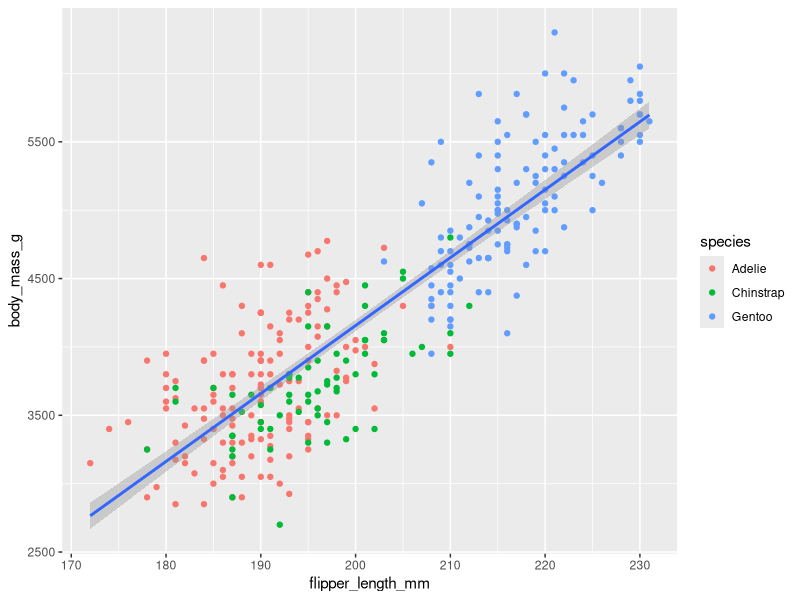
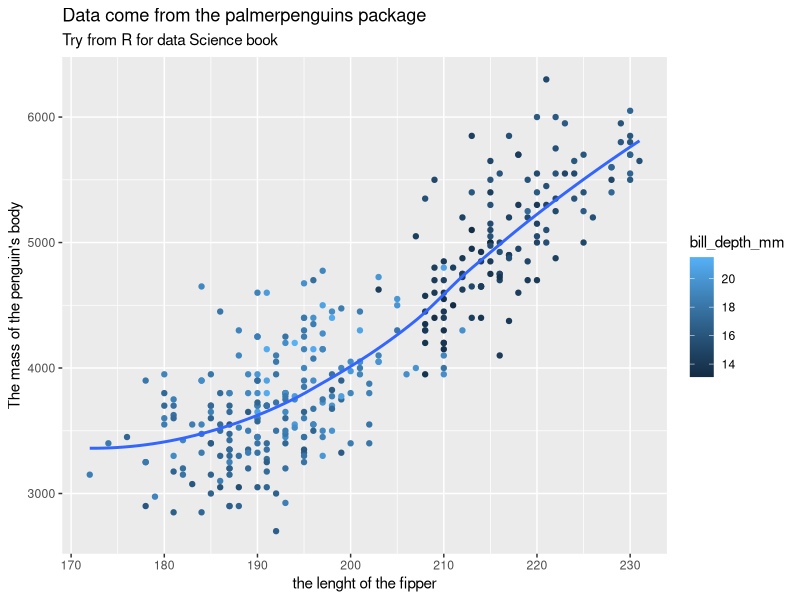
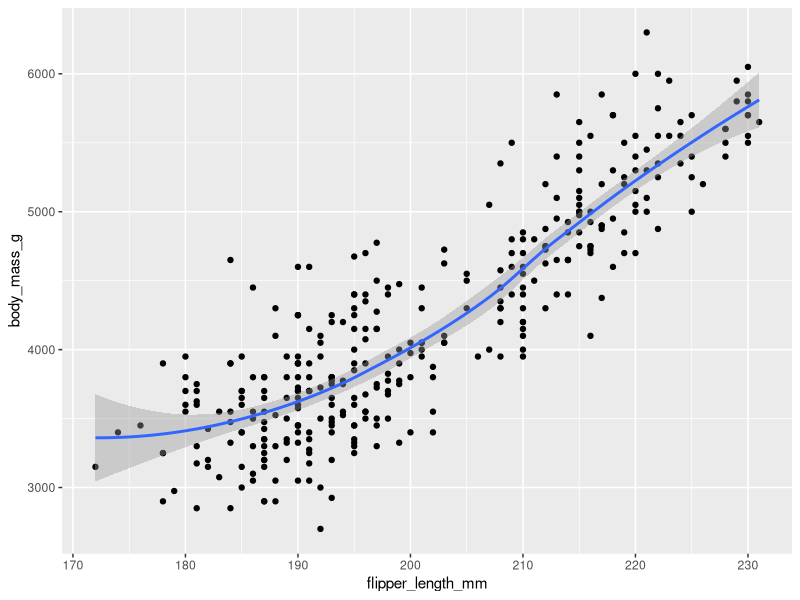
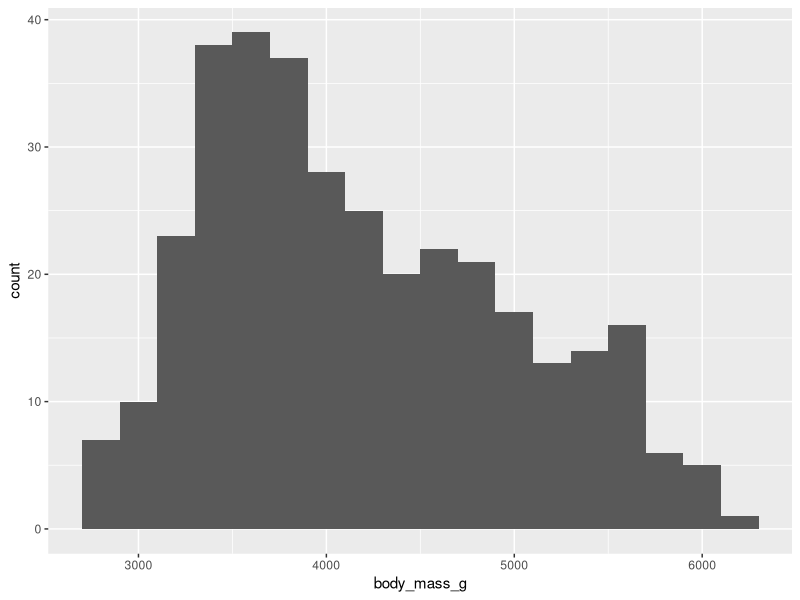
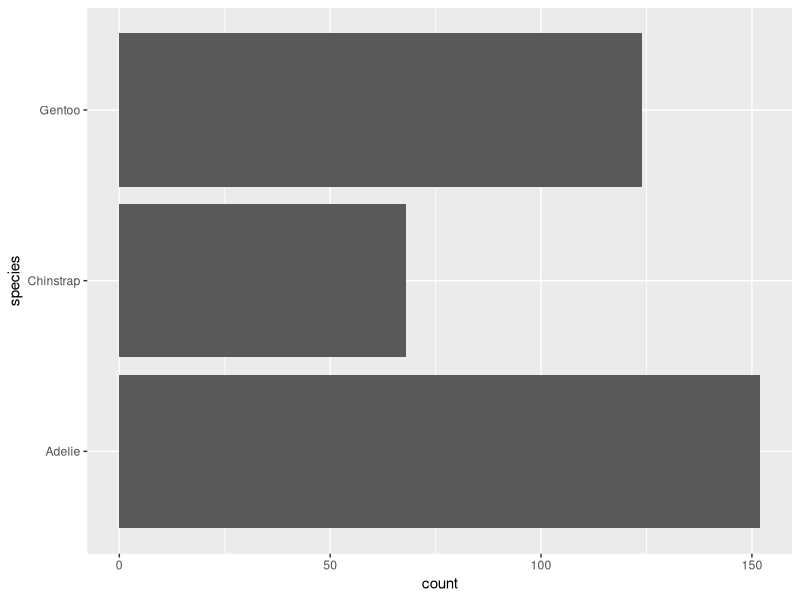

Here is the R script that generated these plots, in order:
install.packages("palmerpenguins")
install.packages("ggthemes")
library(tidyverse)
library(palmerpenguins)
library(ggthemes)
palmerpenguins::penguins
View(penguins)

ggplot(
  data = penguins,
  mapping = aes(x = flipper_length_mm, y = body_mass_g)
)+
  geom_point(mapping = aes(color=species))+
  geom_smooth(method="lm")


ggplot(data = penguins, mapping=aes(x=flipper_length_mm,y=body_mass_g)) + 
  geom_point(mapping = aes(color=bill_depth_mm), na.rm=T)+
  labs(title = "Data come from the palmerpenguins package", 
       subtitle = "Try from R for data Science book", x= "the lenght of the fipper",
       y="The mass of the penguin's body")+
  geom_smooth(se=F, na.rm=T)
  
ggplot(penguins,aes(x = flipper_length_mm, y = body_mass_g)
) +
  geom_point() +
  geom_smooth()

penguins |> 
  ggplot(aes(x=body_mass_g))+
  geom_histogram(na.rm=T, binwidth = 200)

penguins |> 
  ggplot(aes(y=species))+
  geom_bar(na.rm=T)
